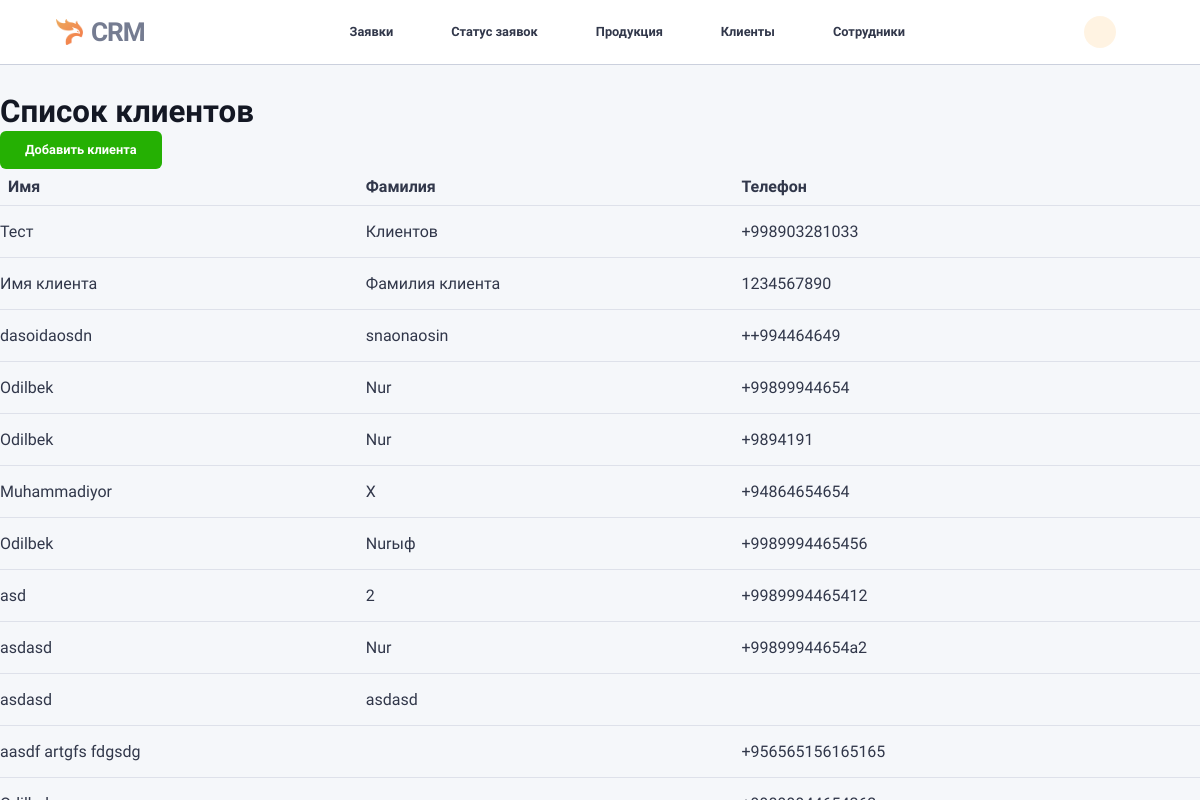
Screenshot of /users/clients/ with the database file from the repository.
### users/models.py (models this page shows, shortened)
class Client(models.Model):
    CLIENT_TYPE_CHOICES = [
        ('g', 'Государственный'),
        ('b', 'Бизнес'),
        ('f', 'Физическое лицо'),
    ]
    person = models.ForeignKey(
        Person, on_delete=models.CASCADE, related_name="clients", verbose_name="Личность"
    )
    type = models.CharField(
        max_length=1, choices=CLIENT_TYPE_CHOICES, verbose_name="Тип клиента"
    )
    fin_account = models.IntegerField(
        null=True, blank=True, verbose_name="Финансовый аккаунт"
    )  # Теперь это поле необязательно
    class Meta:
        verbose_name = "Клиент"
        verbose_name_plural = "Клиенты"
        indexes = [
            models.Index(fields=["type"]),
        ]

class Person(models.Model):
    SEX_CHOICES = [
        ('male', 'Мужчина'),
        ('female', 'Женщина'),
    ]
    first_name = models.CharField(max_length=50, verbose_name="Имя", db_index=True)
    last_name = models.CharField(max_length=50, verbose_name="Фамилия", db_index=True)
    nickname = models.CharField(max_length=50, null=True, blank=True, verbose_name="Прозвище")
    sex = models.CharField(
        max_length=10, choices=SEX_CHOICES, null=True, blank=True, verbose_name="Пол"
    )
    phone_number_1 = models.CharField(max_length=20, unique=True, verbose_name="Телефон 1")
    phone_number_2 = models.CharField(max_length=20, null=True, blank=True, verbose_name="Телефон 2")
    class Meta:
        verbose_name = "Личность"
        verbose_name_plural = "Личности"
        indexes = [
            models.Index(fields=["first_name"]),
            models.Index(fields=["last_name"]),
        ]
        constraints = [
            models.UniqueConstraint(fields=['first_name', 'last_name', 'phone_number_1'], name="unique_person")
        ]

### users/views.py (the view)
# urls.py: path('clients/', views.list_clients, name='client_list'),
def list_clients(request):
    clients = Client.objects.all()  # Get all clients
    return render(request, 'users/client_list.html', {'clients': clients})

### users/templates/users/client_list.html
{% extends "base.html" %}
{% block main %}
<div class="content kanban-deals-content">
  <h2>Список клиентов</h2>
  <a href="{% url 'tickets:ticket_create' %}" class="btn btn-success">Добавить клиента</a>
  <table class="table">
    <thead>
        <tr>
            <th>Имя</th>
            <th>Фамилия</th>
            <th>Телефон</th>
        </tr>
    </thead>
    <tbody>
        {% for client in clients %}
        <tr>
            <td>{{ client.person.first_name }}</td>
            <td>{{ client.person.last_name }}</td>
            <td>{{ client.person.phone_number_1 }}</td>
        </tr>
        {% endfor %}
    </tbody>
  </table>
  </div>
{% endblock %}

### rows the page displays
Client: person.first_name "Тест", person.last_name "Клиентов", person.phone_number_1 "+998903281033"
Client: person.first_name "Имя клиента", person.last_name "Фамилия клиента", person.phone_number_1 "1234567890"
Client: person.first_name "dasoidaosdn", person.last_name "snaonaosin", person.phone_number_1 "++994464649"
Client: person.first_name "Odilbek", person.last_name "Nur", person.phone_number_1 "+99899944654"
Client: person.first_name "Odilbek", person.last_name "Nur", person.phone_number_1 "+9894191"
Client: person.first_name "Muhammadiyor", person.last_name "X", person.phone_number_1 "+94864654654"
Client: person.first_name "Odilbek", person.last_name "Nurыф", person.phone_number_1 "+9989994465456"
Client: person.first_name "asd", person.last_name "2", person.phone_number_1 "+9989994465412"
Client: person.first_name "asdasd", person.last_name "Nur", person.phone_number_1 "+99899944654a2"
Client: person.first_name "asdasd", person.last_name "asdasd"
Client: person.first_name "aasdf artgfs fdgsdg", person.phone_number_1 "+956565156165165"
